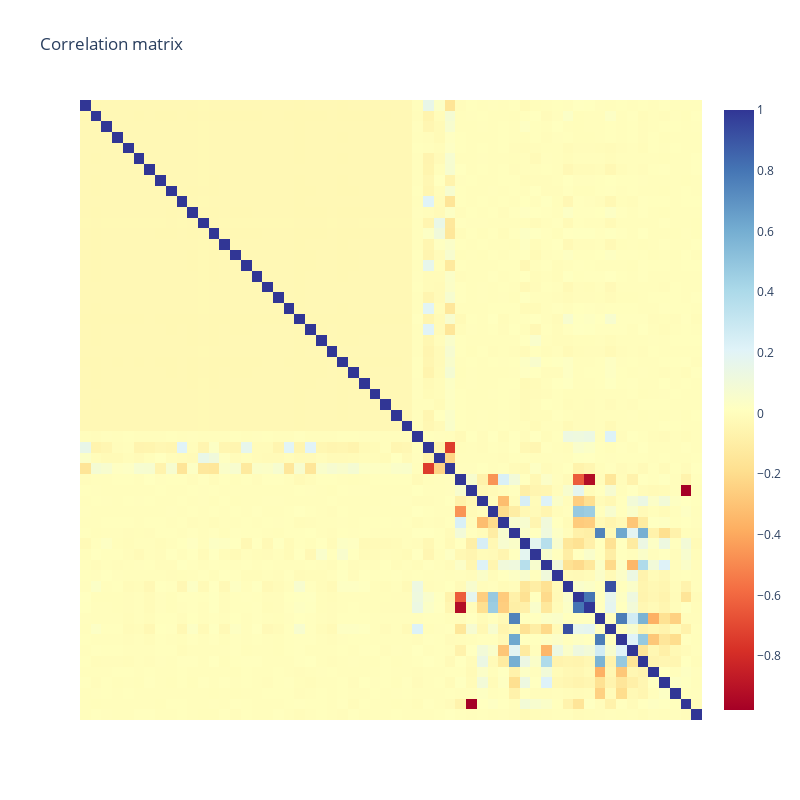

Write notebook code for a chart like this one.
### Code cell
import plotly.graph_objects as go

correlation_matrix = encoded_df.corr()
fig = go.Figure(
    data=go.Heatmap(
        z=correlation_matrix,
        x=list(encoded_df.columns),
        y=list(encoded_df.columns),
        colorscale="rdylbu",
    )
)

fig.update_layout(
    showlegend=False, width=800, height=800, autosize=False, title="Correlation matrix"
)

fig.update_yaxes(showticklabels=False, autorange="reversed")
fig.update_xaxes(showticklabels=False)
# fig.show()

### Figure 1 — Plotly figure (JSON) as saved in the notebook; plotly's stock layout.template omitted (floating-point values rounded to 4 significant figures; data arrays with more than 128 entries replaced by an {"elided": "..."} marker saying what was removed)
{"data": [{"colorscale": [[0, "rgb(165,0,38)"], [0.1, "rgb(215,48,39)"], [0.2, "rgb(244,109,67)"], [0.3, "rgb(253,174,97)"], [0.4, "rgb(254,224,144)"], [0.5, "rgb(255,255,191)"], [0.6, "rgb(224,243,248)"], [0.7, "rgb(171,217,233)"], [0.8, "rgb(116,173,209)"], [0.9, "rgb(69,117,180)"], [1, "rgb(49,54,149)"]], "type": "heatmap", "x": ["posteam_ATL", "posteam_BAL", "posteam_BUF", "posteam_CAR", "posteam_CHI", "posteam_CIN", "posteam_CLE", "posteam_DAL", "posteam_DEN", "posteam_DET", "posteam_GB", "posteam_HOU", "posteam_IND", "posteam_JAX", "posteam_KC", "posteam_LA", "posteam_LAC", "posteam_LV", "posteam_MIA", "posteam_MIN", "posteam_NE", "posteam_NO", "posteam_NYG", "posteam_NYJ", "posteam_PHI", "posteam_PIT", "posteam_SEA", "posteam_SF", "posteam_TB", "posteam_TEN", "posteam_WAS", "posteam_type_home", "roof_dome", "roof_open", "roof_outdoors", "yardline_100", "game_seconds_remaining", "down", "goal_to_go", "ydstogo", "yards_gained", "shotgun", "no_huddle", "qb_dropback", "qb_scramble", "score_differential", "td_prob", "ep", "epa", "wp", "wpa", "first_down_rush", "first_down_pass", "interception", "qb_hit", "fumble", "series", "div_game"], "y": ["posteam_ATL", "posteam_BAL", "posteam_BUF", "posteam_CAR", "posteam_CHI", "posteam_CIN", "posteam_CLE", "posteam_DAL", "posteam_DEN", "posteam_DET", "posteam_GB", "posteam_HOU", "posteam_IND", "posteam_JAX", "posteam_KC", "posteam_LA", "posteam_LAC", "posteam_LV", "posteam_MIA", "posteam_MIN", "posteam_NE", "posteam_NO", "posteam_NYG", "posteam_NYJ", "posteam_PHI", "posteam_PIT", "posteam_SEA", "posteam_SF", "posteam_TB", "posteam_TEN", "posteam_WAS", "posteam_type_home", "roof_dome", "roof_open", "roof_outdoors", "yardline_100", "game_seconds_remaining", "down", "goal_to_go", "ydstogo", "yards_gained", "shotgun", "no_huddle", "qb_dropback", "qb_scramble", "score_differential", "td_prob", "ep", "epa", "wp", "wpa", "first_down_rush", "first_down_pass", "interception", "qb_hit", "fumble", "series", "div_game"], "z": {"elided": "58x58 float values"}}], "layout": {"autosize": false, "height": 800, "showlegend": false, "title": {"text": "Correlation matrix"}, "width": 800, "xaxis": {"showticklabels": false}, "yaxis": {"autorange": "reversed", "showticklabels": false}}}
